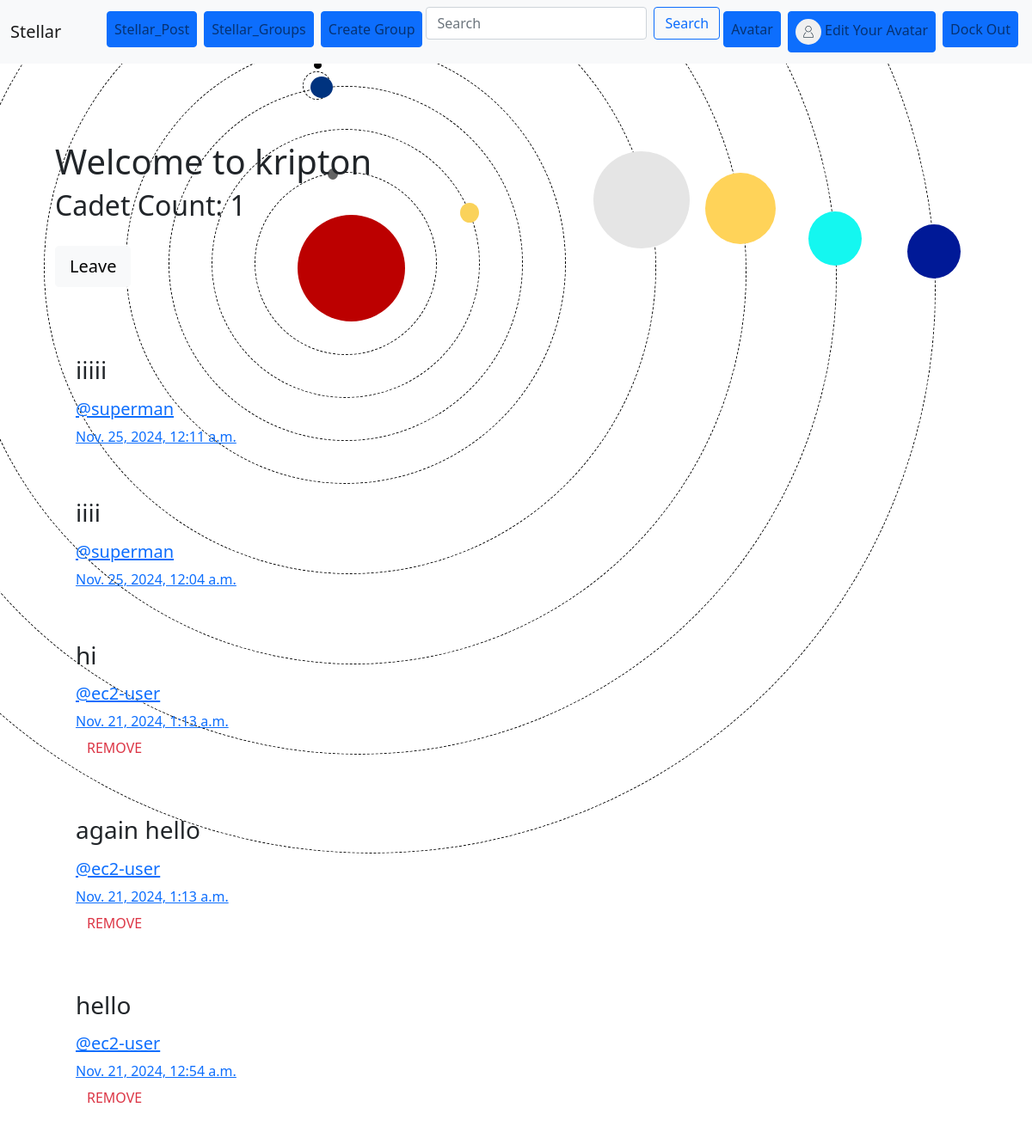
/stellar_groups/posts/in/kripton/ (signed in), run on the app's committed database.
### stellar_groups/models.py (models this page shows, shortened)
class StellarGroup(models.Model):
    name = models.CharField(max_length=255, unique=True)
    slug = models.SlugField(allow_unicode=True, unique=True)
    description = models.TextField(blank=True, default='')
    description_html = models.TextField(editable=False, default='', blank=True)
    members = models.ManyToManyField(User, through='StellarGroupMember')
    class Meta:
        ordering = ['name']

### stellar_posts/models.py (models this page shows, shortened)
class StellarPost(models.Model):
    user = models.ForeignKey(User, related_name='posts', on_delete=models.CASCADE)
    created_at = models.DateTimeField(auto_now=True)
    message = models.TextField()
    message_html = models.TextField(editable=False)
    group = models.ForeignKey(StellarGroup, related_name='posts', null=True, blank=True, on_delete=models.CASCADE)
    class Meta:
        ordering = ['-created_at']
        unique_together = ['user', 'message']

### stellar_groups/views.py (the view)
# urls.py: path('posts/in/<slug:slug>/', views.SingleStellarGroup.as_view(), name='single'),
class SingleStellarGroup(DetailView):
    model = StellarGroup
    template_name = 'stellar_groups/group_detail.html'
    def get_context_data(self, **kwargs):
        context = super().get_context_data(**kwargs)
        context['group'] = get_object_or_404(StellarGroup, slug=self.kwargs.get('slug'))
        return context

### stellar_groups/templates/stellar_groups/group_detail.html (shortened to what this page needs)
<!DOCTYPE html>
{% extends "stellar_groups/group_base.html" %}
{% block pregroup %}
<h1>Welcome to {{ group.name }}</h1>
<h2>Cadet Count: {{ group.members.count }}</h2>
<div class="container">
    {% if user in group.members.all %}
    <a href="{% url 'stellar_groups:leave' slug=group.slug %}" class="btn btn-lg btn-fill btn-light">
         Leave
    </a>
    {% else %}
    <a href="{% url 'stellar_groups:join' slug=group.slug %}" class="btn btn-lg btn-fill btn-light">
        <span class="glyphicon glyphicon-ok-circle"></span> Join
    </a>
    {% endif %}
</div>
{% endblock %}
{% block group_content %}
<div class="col-md-8">
    {% if group.posts.count == 0 %}
    <h2>No postings yet</h2>
    {% else %}
    {% for post in group.posts.all %}
    {% include "stellar_posts/_post.html" %}
    {% endfor %}
    {% endif %}
</div>
{% endblock %}

### stellar_posts/templates/stellar_posts/_post.html (shortened to what this page needs)
<!DOCTYPE html>
<html>
<head>
</head>
<body>
    <div class="container">
        <div class="post media">
            <h3>{{ post.message_html|safe }}</h3>
            <div class="media-body">
                <h5 class="media-heading">
                    <a href="{% url 'stellar_posts:for_user' username=post.user.username %}">@{{ post.user.username }}</a>
                </h5>
                <time class="time">
                    <a href="{% url 'stellar_posts:single' username=post.user.username pk=post.pk %}">{{ post.created_at }}</a>
                </time>
                <div class="media-footer">
                    {% if user.is_authenticated and post.user == user %}
                    <a href="{% url 'stellar_posts:delete' pk=post.pk %}" title="delete" class="btn btn-simple-light">
                        <span class="text-danger icon-label">REMOVE</span>
                    </a>
                    {% endif %}
                </div>
            </div>
        </div>
    </div>
</body>
</html>

### static/stellar/css/master.css (style rules this page uses)
body { background: url(https://subtlepatterns.com/patterns/graphy.png); }

### static/stellar/css/styles.css (style rules this page uses)
.container { padding: 20px; margin: 20px auto; }

### data on the page
StellarGroup: name "kripton", members.count "1"
StellarPost: message_html "iiiii", user.username "superman", created_at "Nov. 25, 2024, 12:11 a.m."
StellarPost: message_html "iiii", user.username "superman", created_at "Nov. 25, 2024, 12:04 a.m."
StellarPost: message_html "hi", user.username "ec2-user", created_at "Nov. 21, 2024, 1:13 a.m.", shows "REMOVE"
StellarPost: message_html "again hello", user.username "ec2-user", created_at "Nov. 21, 2024, 1:13 a.m.", shows "REMOVE"
StellarPost: message_html "hello", user.username "ec2-user", created_at "Nov. 21, 2024, 12:54 a.m.", shows "REMOVE"
